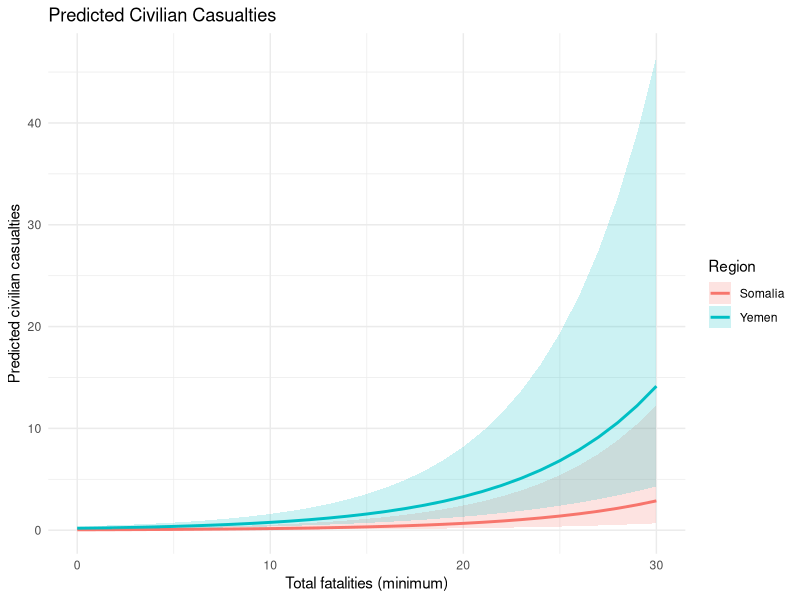
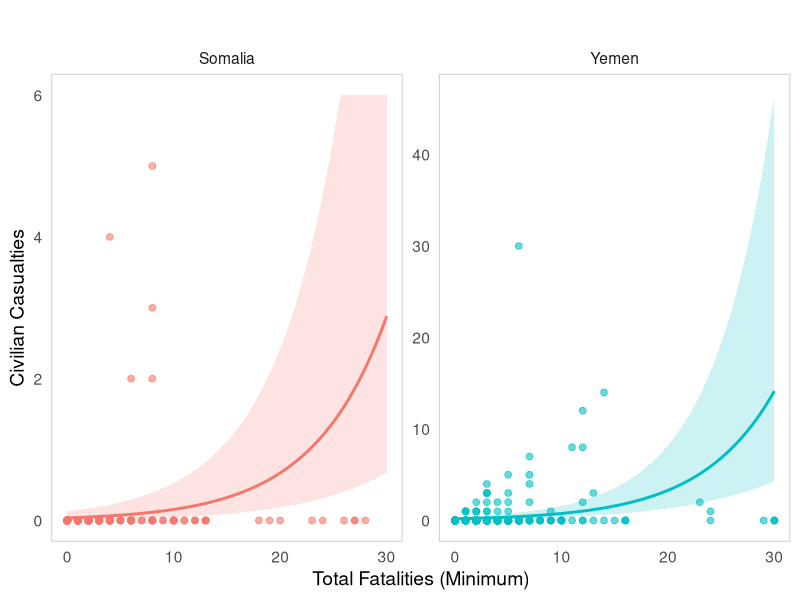
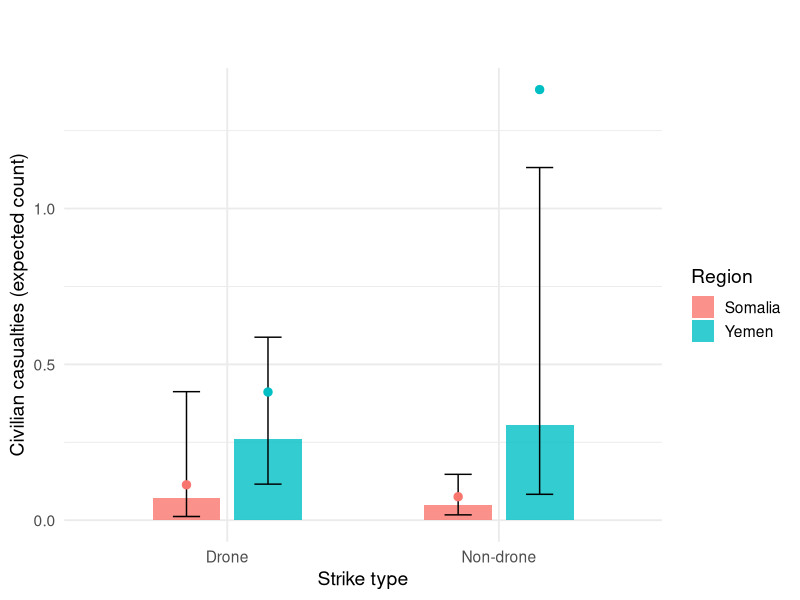
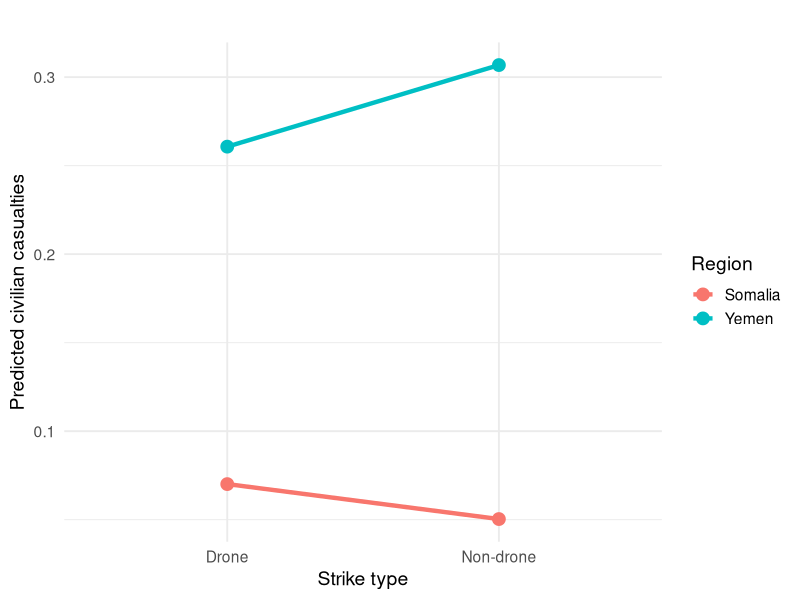
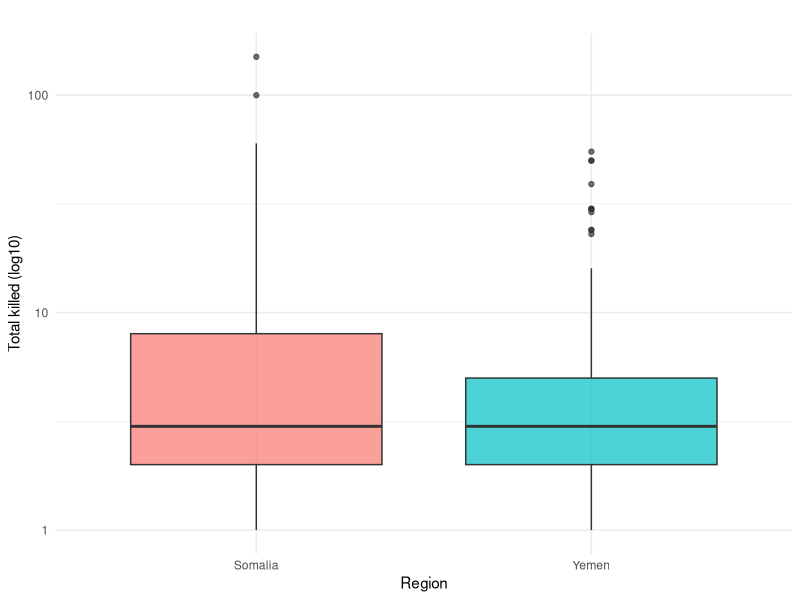
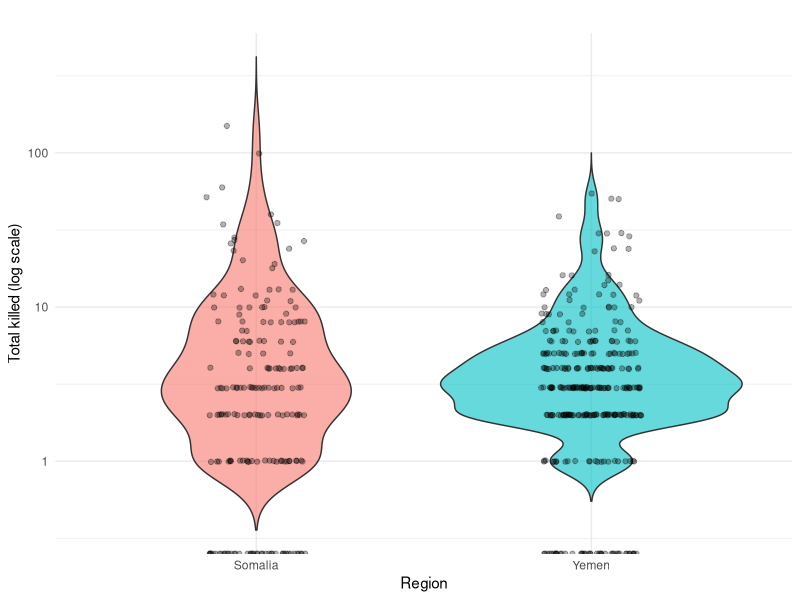
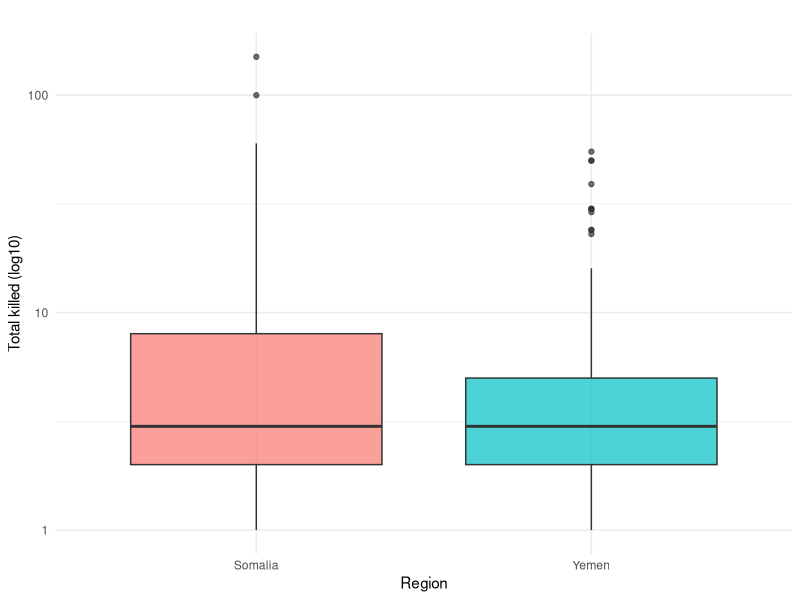

Here is the R script that generated these plots, in order:
## ---- chunk 1
#| echo: false
#| message: false
#| warning: false
#| error: false



library(readxl)
library(dplyr)
library(stringr)
library(MASS)
library(broom)

###############################################
## 1. Read in Somalia & Yemen data
###############################################


somalia_raw <- read_excel("us-strikes-in-somalia-2007-to-present.xlsx",
                          sheet = "All US actions")

yemen_raw   <- read_excel("us-strikes-in-yemen-2002-to-present (2).xlsx",
                          sheet = "All US actions")

###############################################
## 2. Clean & harmonize variables
###############################################

## 2.1 Somalia
somalia <- somalia_raw %>%
  transmute(
    region        = "Somalia",
    date          = as.Date(Date),
    location      = Location,
    
    # Drone indicator
    drone         = if_else(`Drone strike` == 1, 1L, 0L),
    
    # US confirmed vs possible
    us_confirmed  = if_else(`Confirmed/\npossible US strike` == "Confirmed", 1L, 0L),
    
    # Strike counts
    min_strikes   = as.numeric(`Minimum strikes`),
    max_strikes   = as.numeric(`Maximum strikes`),
    
    # Casualty counts
    min_killed        = as.numeric(`Minimum people killed`),
    max_killed        = as.numeric(`Maximum people killed`),
    min_civilians     = as.numeric(`Minimum civilians killed`),
    max_civilians     = as.numeric(`Maximum civilians killed`),
    
    min_children      = as.numeric(`Minimum children killed`),
    max_children      = as.numeric(`Maximum children killed`),
    
    min_injured       = as.numeric(`Minimum people injured`),
    max_injured       = as.numeric(`Maximum people injured`)
  )

## 2.2 Yemen
yemen <- yemen_raw %>%
  transmute(
    region        = "Yemen",
    date          = as.Date(Date),
    location      = Location,
    
    drone         = if_else(`Drone strike` == 1, 1L, 0L),
    
    us_confirmed  = if_else(`Confirmed/\npossible US attack?` == "Confirmed", 1L, 0L),
    
    min_strikes   = as.numeric(`Minimum number of strikes`),
    max_strikes   = as.numeric(`Maximum number of strikes`),
    
    min_killed        = as.numeric(`Minimum people killed`),
    max_killed        = as.numeric(`Maximum people killed`),
    min_civilians     = as.numeric(`Minimum civilians reported killed`),
    max_civilians     = as.numeric(`Maximum civilians reported killed`),
    
    min_children      = as.numeric(`Minimum children reported killed`),
    max_children      = as.numeric(`Maximum children reported killed`),
    
    min_injured       = as.numeric(`Minimum people injured`),
    max_injured       = as.numeric(`Maximum people injured`)
  )

###############################################
## 3. Combine datasets and construct analysis variables
###############################################

combined <- bind_rows(somalia, yemen) %>%
  mutate(
    # Make sure region is a factor and pick the reference category
    region = factor(region, levels = c("Somalia", "Yemen")),
    
    # Basic sanity for strikes & casualties
    min_strikes = if_else(is.na(min_strikes), 0, min_strikes),
    max_strikes = if_else(is.na(max_strikes), min_strikes, max_strikes),
    
    min_killed  = if_else(is.na(min_killed), 0, min_killed),
    max_killed  = if_else(is.na(max_killed), min_killed, max_killed),
    
    min_civilians = if_else(is.na(min_civilians), 0, min_civilians),
    max_civilians = if_else(is.na(max_civilians), min_civilians, max_civilians),
    
    ########################################
    ## Main variables for your hypotheses ##
    ########################################
    
    # Civilian casualties (using minimum estimate as the count outcome)
    civilian_casualties = min_civilians,
    
    # Total killed (using minimum estimate)
    total_killed        = min_killed,
    
    # Reporting uncertainty (as you defined)
    uncertainty_killed  = max_killed - min_killed
  )

# Optionally restrict to rows with non-missing outcome variables
combined_model <- combined %>%
  filter(!is.na(civilian_casualties),
         !is.na(uncertainty_killed),
         !is.na(min_strikes),
         !is.na(total_killed))
## ---- chunk 2
#| echo: false

library(knitr)

vars <- data.frame(
  Variable = c("Civilian casualties", "Region", "Drone", "US confirmed",
               "Minimum strikes", "Total killed"),
  Description = c(
    "Number of civilians reported killed in the strike (outcome variable).",
    "Country where the strike occurred (Somalia or Yemen).",
    "Indicates whether the strike was carried out by a drone (1 = drone).",
    "Whether the strike was officially confirmed by the U.S. government.",
    "Minimum number of strike events associated with the record.",
    "Minimum number of total fatalities (civilians + militants)."
  )
)

kable(vars, caption = "Variable Definitions")
## ---- chunk 3
mean_civ <- mean(combined_model$civilian_casualties)
var_civ  <- var(combined_model$civilian_casualties)

c(mean = mean_civ, variance = var_civ)
## ---- chunk 4
#| message: false
#| warning: false
#| error: false  

library(MASS)
library(AER)   # for dispersiontest

# Poisson version of H1 model
pois_h1 <- glm(
  civilian_casualties ~ region + drone + us_confirmed + 
    min_strikes + total_killed,
  family = poisson(link = "log"),
  data = combined_model
)

# 3a. Quick dispersion estimate: residual deviance / df
dispersion_est <- pois_h1$deviance / pois_h1$df.residual
dispersion_est

# 3b. Formal test
dispersiontest(pois_h1)






## ---- chunk 5
#| error: false
#| warning: false
#| message: false


library(dplyr)
library(stringr)
library(MASS)
library(broom)



###############################################
## 4. Negative binomial models for hypotheses
###############################################

# NOTE: we are using negative binomial ONLY .

################################
## Hypothesis 1: Civilian Harm ##
################################
# H0: Somalia and Yemen do not have significantly different civilian casualty rates,
#     controlling for strike characteristics.
# H1: They do differ.

model_h1 <- glm.nb(
  civilian_casualties ~ region + drone + us_confirmed + min_strikes + total_killed,
  data = combined_model
)

summary(model_h1)
tidy(model_h1, exponentiate = TRUE, conf.int = TRUE)  # IRR-style output




## ---- chunk 6
#| warning: false
#| error: false



##################################
## Hypothesis 2: Drone Effectiveness ##
##################################
# H0: The effect of drone strikes on civilian casualties does NOT differ between Somalia and Yemen.
# H1: The effect of drone strikes DOES differ between Somalia and Yemen.
# -> Include interaction term drone:region

model_h2 <- glm.nb(
  civilian_casualties ~ drone * region + us_confirmed + min_strikes + total_killed,
  data = combined_model
)

summary(model_h2)
tidy(model_h2, exponentiate = TRUE, conf.int = TRUE)
## ---- chunk 7
#| warning: false
#| error: false
#| message: false
##################################
## Hypothesis 3: Reporting Uncertainty ##
##################################
# H0: The level of uncertainty in casualty reporting does not differ between Somalia and Yemen.
# H1: It does differ.
# Outcome: uncertainty_killed

model_h3 <- glm.nb(
  uncertainty_killed ~ region + drone + us_confirmed + min_strikes,
  data = combined_model
)

summary(model_h3)
tidy(model_h3, exponentiate = TRUE, conf.int = TRUE)

###############################################
## 5. Optional: quick descriptive checks
###############################################

# Mean civilian casualties by region & drone status
combined_model %>%
  group_by(region, drone) %>%
  summarise(
    mean_civilian_casualties = mean(civilian_casualties, na.rm = TRUE),
    n = n(),
    .groups = "drop"
  )

# Mean uncertainty by region
combined_model %>%
  group_by(region) %>%
  summarise(
    mean_uncertainty = mean(uncertainty_killed, na.rm = TRUE),
    n = n(),
    .groups = "drop"
  )

## ---- chunk 8
#| echo: false
#| warning: false
#| message: false


library(dplyr)
library(ggplot2)

# We assume model_h1 is already fitted:
# model_h1 <- glm.nb(
#   civilian_casualties ~ region + drone + us_confirmed + min_strikes + total_killed,
#   data = combined_model
# )

# 1. Create a grid of values to predict on
#    - Vary total_killed
#    - Hold other covariates at typical values
total_seq <- seq(from = 0, to = 30, by = 1)   # adjust max if needed

newdata_h1 <- expand.grid(
  region       = c("Somalia", "Yemen"),
  drone        = 1,   # assume drone strike; change to 0 if you want non-drone
  us_confirmed = 1,   # assume confirmed U.S. strike
  min_strikes  = 1,   # typical number of strikes
  total_killed = total_seq
)

# 2. Get predicted civilian casualties from the model
pred_h1 <- predict(
  model_h1,
  newdata = newdata_h1,
  type = "link",
  se.fit = TRUE
)

# 3. Add predictions (on response scale) + CIs back to data frame
newdata_h1 <- newdata_h1 %>%
  mutate(
    fit_link  = pred_h1$fit,
    se_link   = pred_h1$se.fit,
    # convert from log scale to count scale
    pred_civ  = exp(fit_link),
    lower_ci  = exp(fit_link - 1.96 * se_link),
    upper_ci  = exp(fit_link + 1.96 * se_link)
  )

# 4. Plot predicted civilian casualties vs. total_killed, by region
ggplot(newdata_h1, aes(x = total_killed, y = pred_civ, color = region)) +
  geom_line(size = 1) +
  geom_ribbon(aes(ymin = lower_ci, ymax = upper_ci, fill = region),
              alpha = 0.2, color = NA) +
  labs(
    x = "Total fatalities (minimum)",
    y = "Predicted civilian casualties",
    color = "Region",
    fill  = "Region",
    title = "Predicted Civilian Casualties"
  ) +
  theme_minimal()

## ---- chunk 9
#| echo: false
#| warning: false
#| message: false

library(dplyr)
library(ggplot2)

# 1. Restrict to a reasonable range for plotting
plot_data <- combined_model %>%
  filter(total_killed <= 30)

max_killed_plot <- max(plot_data$total_killed, na.rm = TRUE)

# 2. Prediction grid
total_seq <- seq(0, max_killed_plot, length.out = 100)

newdata_h1 <- expand.grid(
  region       = c("Somalia", "Yemen"),
  drone        = 1,
  us_confirmed = 1,
  min_strikes  = 1,
  total_killed = total_seq
)

# 3. Model predictions
pred_h1 <- predict(model_h1, newdata_h1, type = "link", se.fit = TRUE)

newdata_h1 <- newdata_h1 %>%
  mutate(
    fit      = exp(pred_h1$fit),
    lower_ci = exp(pred_h1$fit - 1.96 * pred_h1$se.fit),
    upper_ci = exp(pred_h1$fit + 1.96 * pred_h1$se.fit)
  )

# 4. Clamp Somalia predictions to 0–6 for readability
newdata_h1 <- newdata_h1 %>%
  mutate(
    fit      = ifelse(region == "Somalia", pmin(fit, 6), fit),
    lower_ci = ifelse(region == "Somalia", pmin(lower_ci, 6), lower_ci),
    upper_ci = ifelse(region == "Somalia", pmin(upper_ci, 6), upper_ci)
  )

# 5. Plot
ggplot() +
  geom_point(
    data = plot_data,
    aes(x = total_killed, y = civilian_casualties, color = region),
    alpha = 0.6,
    size  = 2
  ) +
  geom_line(
    data = newdata_h1,
    aes(x = total_killed, y = fit, color = region),
    size = 1
  ) +
  geom_ribbon(
    data = newdata_h1,
    aes(x = total_killed, ymin = lower_ci, ymax = upper_ci, fill = region),
    alpha = 0.2,
    color = NA
  ) +
  facet_wrap(~ region, scales = "free_y") +
  labs(
    title = "",
    x = "Total Fatalities (Minimum)",
    y = "Civilian Casualties"
  ) +
  theme_minimal(base_size = 14) +
  theme(
    legend.position = "none",

    # ✅ REMOVE ALL GRID LINES
    panel.grid.major = element_blank(),
    panel.grid.minor = element_blank(),

    # ✅ PURE WHITE BACKGROUND
    panel.background = element_rect(fill = "white", color = NA),
    plot.background  = element_rect(fill = "white", color = NA),

    # ✅ OPTIONAL subtle panel border
    panel.border = element_rect(color = "grey80", fill = NA),

    plot.title = element_text(face = "bold")
  )

## ---- chunk 10
#| echo: false
#| warning: false
#| message: false

library(dplyr)
library(ggplot2)

# H2 model should already be fitted as:
# model_h2 <- glm.nb(
#   civilian_casualties ~ drone * region + us_confirmed + min_strikes + total_killed,
#   data = combined_model
# )

# 1. Choose typical values for controls
mean_total_killed  <- mean(combined_model$total_killed,  na.rm = TRUE)
mean_min_strikes   <- mean(combined_model$min_strikes,   na.rm = TRUE)

# 2. Create prediction grid: region x drone (0/1)
newdata_h2 <- expand.grid(
  region       = c("Somalia", "Yemen"),
  drone        = c(0, 1),
  us_confirmed = 1,                      # assume confirmed US strike
  min_strikes  = mean_min_strikes,       # typical number of strikes
  total_killed = mean_total_killed       # typical total fatalities
)

# 3. Get model predictions + CI (on response scale)
pred_h2 <- predict(model_h2, newdata_h2, type = "link", se.fit = TRUE)

newdata_h2 <- newdata_h2 %>%
  mutate(
    drone_label = ifelse(drone == 1, "Drone", "Non-drone"),
    fit_link    = pred_h2$fit,
    se_link     = pred_h2$se.fit,
    pred_civ    = exp(fit_link),
    lower_ci    = exp(fit_link - 1.96 * se_link),
    upper_ci    = exp(fit_link + 1.96 * se_link)
  )

# 4. Also compute observed means for reference
obs_means <- combined_model %>%
  group_by(region, drone) %>%
  summarise(
    mean_civ = mean(civilian_casualties, na.rm = TRUE),
    .groups  = "drop"
  ) %>%
  mutate(
    drone_label = ifelse(drone == 1, "Drone", "Non-drone")
  )

# 5. Plot: H2 interaction (model predictions + observed means)
ggplot(newdata_h2, aes(x = drone_label, y = pred_civ, fill = region)) +
  # model predicted mean + CI
  geom_col(position = position_dodge(width = 0.6), width = 0.5, alpha = 0.8) +
  geom_errorbar(
    aes(ymin = lower_ci, ymax = upper_ci),
    position = position_dodge(width = 0.6),
    width = 0.2
  ) +
  # observed mean as points
  geom_point(
    data = obs_means,
    aes(x = drone_label, y = mean_civ, color = region),
    position = position_dodge(width = 0.6),
    size = 2.5,
    show.legend = FALSE
  ) +
  labs(
    title    = " ",
    subtitle = "",
    x        = "Strike type",
    y        = "Civilian casualties (expected count)",
    fill     = "Region"
  ) +
  theme_minimal(base_size = 14) +
  theme(
    plot.title    = element_text(face = "bold"),
    plot.subtitle = element_text(size = 11)
  )

## ---- chunk 11
#| echo: false
#| warning: false
#| message: false


library(dplyr)
library(ggplot2)

# Typical values
mean_total_killed <- mean(combined_model$total_killed,  na.rm = TRUE)
mean_min_strikes  <- mean(combined_model$min_strikes,   na.rm = TRUE)

# Prediction grid
newdata_h2 <- expand.grid(
  region       = c("Somalia", "Yemen"),
  drone        = c(0, 1),
  us_confirmed = 1,
  min_strikes  = mean_min_strikes,
  total_killed = mean_total_killed
)

# Predictions
pred <- predict(model_h2, newdata_h2, type = "response")

newdata_h2 <- newdata_h2 %>%
  mutate(
    drone_label = ifelse(drone == 1, "Drone", "Non-drone"),
    pred_civ    = pred
  )

# Interaction plot WITHOUT error bars
ggplot(newdata_h2, aes(x = drone_label, y = pred_civ, color = region, group = region)) +
  geom_line(size = 1.5) +
  geom_point(size = 4) +
  labs(
    title = "",
    
    x = "Strike type",
    y = "Predicted civilian casualties",
    color = "Region"
  ) +
  theme_minimal(base_size = 14) +
  theme(
    plot.title = element_text(face = "bold"),
    plot.subtitle = element_text(size = 11)
  )


## ---- chunk 12
#| include: false
combined_model %>% 
  arrange(desc(total_killed)) %>% 
  head(10)




## ---- chunk 13
#| echo: false
#| warning: false
#| message: false
ggplot(combined_model, aes(x = region, y = total_killed, fill = region)) +
  geom_boxplot(alpha = 0.7) +
  scale_y_log10() +
  labs(
    title = "",
    x = "Region",
    y = "Total killed (log10)"
  ) +
  theme_minimal() +
  theme(legend.position = "none")

ggsave("boxplot_total_killed.png", width = 6, height = 4, dpi = 300)


## ---- chunk 14
#| echo: false
#| warning: false
#| message: false
ggplot(combined_model, aes(x = region, y = total_killed, fill = region)) +
  geom_violin(alpha = 0.6, trim = FALSE) +
  geom_jitter(width = 0.15, alpha = 0.3) +
  scale_y_log10() +   # optional but recommended
  labs(
    title = " ",
    x = "Region",
    y = "Total killed (log scale)"
  ) +
  theme_minimal() +
  theme(legend.position = "none")
